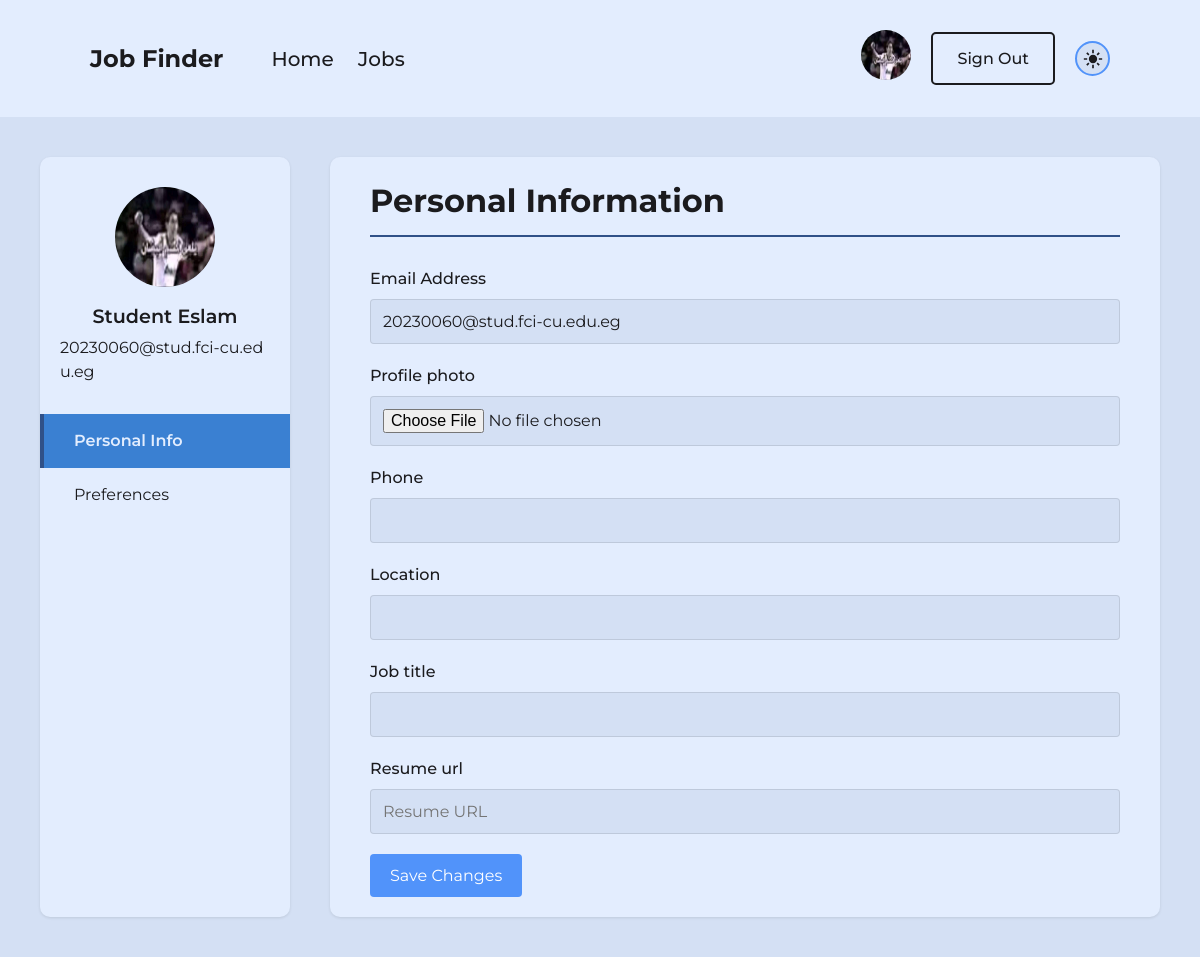
The app's page /profile/ (signed in) with its own data.
### base/models.py (models this page shows, shortened)
class User(AbstractUser):
    is_admin = models.BooleanField(default=False)
    profile_photo = models.ImageField(upload_to='photos/%y/%m/%d', blank=True, null=True)
    phone = models.CharField(max_length=15, blank=True)
    created_date = models.DateTimeField(default=datetime.now)

class UserProfile(models.Model):
    user = models.OneToOneField(User, on_delete=models.CASCADE, limit_choices_to={'is_admin': False})
    location = models.CharField(max_length=100, null=True, blank=True)
    job_title = models.CharField(max_length=50, null=True, blank=True)
    resume_url = models.URLField(max_length=200, null=True, blank=True)
    preferred_exp_level = models.CharField(max_length=15, choices=EXP_LEVEL_CHOICES, blank=True)
    preferred_work_mode = models.CharField(max_length=10, choices=WORK_MODE_CHOICES, blank=True)
    preferred_job_type = models.CharField(max_length=10, choices=JOB_TYPE_CHOICES, blank=True)
    interests = models.ManyToManyField('Interest', blank=True)

### base/views.py (the view)
# urls.py: path('profile/', views.profile, name='profile'),
@login_required
def profile(request):
    user = request.user
    if user.is_admin:
        profile = user.adminprofile
        profile_form = AdminProfileForm
    else:
        profile = user.userprofile
        profile_form = UserProfileForm
    if request.method == 'POST':
        if 'save-changes' in request.POST:
            basic_info_form = UserForm(request.POST, request.FILES, instance=user)
            profile_form = profile_form(request.POST, instance=profile)
            if basic_info_form.is_valid() and profile_form.is_valid():
                basic_info_form.save()
                profile_form.save()
                messages.success(request, 'Profile updated successfully!')
                return redirect('profile')
            messages.error(request, 'Please correct the errors below')
        elif 'save-preferences' in request.POST:
            basic_info_form = UserForm(instance=user) # No changes
            preference_form = UserPreferenceForm(request.POST, instance=profile)
            if preference_form.is_valid():
                preference_form.save()
                messages.success(request, 'Preferences saved successfully!')
                return redirect('profile')
            messages.error(request, 'Please correct the errors below ')
    else:
        basic_info_form = UserForm(instance=user)
        profile_form = profile_form(instance=profile)
        preference_form = UserPreferenceForm(instance=profile)
    context = {
        'basic_info_form': basic_info_form,
        'profile_form': profile_form,
        'preference_form': preference_form if not user.is_admin else None,
    }
    return render(request, 'profile.html', context)

### base/forms.py
class UserForm(forms.ModelForm):
    class Meta:
        model = User
        fields = ['profile_photo', 'phone']
        widgets = {
            'profile_photo': forms.FileInput(attrs={'class': 'form-control'}),
            'phone': forms.TextInput(attrs={'class': 'form-control'})
        }

class UserProfileForm(forms.ModelForm):
    class Meta:
        model = UserProfile
        fields = ['location', 'job_title', 'resume_url']
        widgets = {
            'resume_url': forms.URLInput(attrs={
                'class': 'form-control',
                'placeholder': 'Resume URL'
            })
        }

### templates/profile.html (shortened to what this page needs)
{% extends 'layout.html' %}
{% load static %}
{% block styles %}
<link rel="stylesheet" href="{% static 'css/profile.css' %}"/>
{% endblock %}
{% block content %}
<div class="container">
    <div class="container">
        <div class="sidebar">
            <div class="user-info">
                <img src=
                        "{% if user.profile_photo and user.profile_photo.url %}
                            {{ user.profile_photo.url }}
                        {% else %}
                            {% static 'assets/temp-profile.webp' %}
                        {% endif %}"
                class="avatar"
                alt="Profile photo">
                <div class="user-name">
                    {% if user.is_admin %}
                        {{ user.adminprofile.company_name }}
                    {% else %}
                        {{ user.username }}
                    {% endif %}
                </div>
                <div class="user-email">{{ user.email }}</div>
            </div>
            <ul class="nav-tabs">
                <li class="tab-link active" data-tab="personal-info">
                    {% if user.is_admin %}Company Info{% else %}Personal Info{% endif %}
                </li>
                {% if not user.is_admin %}
                <li class="tab-link" data-tab="preferences">Preferences</li>
                {% endif %}
            </ul>
        </div>
        <div class="content">
            <div id="personal-info" class="tab-content active">
                {% if user.is_admin %}
                    <h1>Company Information</h1>
                {% else %}
                    <h1>Personal Information</h1>
                {% endif %}
                <form method="POST" enctype="multipart/form-data">
                    <div class="input-group">
                        <label>Email Address</label>
                        <input type="email" value="{{ user.email }}" disabled>
                    </div>
                    {% for field in basic_info_form %}
                        <div class="input-group">
                            <label for="{{ field.label }}">{{ field.label }}</label>
                            {{field}}
                        </div>
                    {% endfor %}
                    {% for field in profile_form %}
                        <div class="input-group">
                            <label for="{{ field.label }}">{{ field.label }}</label>
                            {{field}}
                        </div>
                    {% endfor %}
                    <button class="btn" name="save-changes">Save Changes</button>
                </form>
            </div>
        </div>
</div>
{% endblock %}

### templates/nav.html (shortened to what this page needs)
    {% load static %}
    <nav class="main-nav">
        {% if request.user.is_admin %}
        <a href="{% url 'adminDashboard' %}" class="logo">Job Finder</a>
        {% else %}
        <a href="{% url 'home' %}" class="logo">Job Finder</a>
        {% endif %}
        <div class="nav-content">
            <ul class="nav-list">
                {% if request.user.is_admin %}
                <li><a href="{% url 'adminDashboard' %}">Dashboard</a></li>
                {% else %}
                <li><a href="{% url 'home' %}">Home</a></li>
                <li><a href="{% url 'jobs' %}">Jobs</a></li>
                {% endif %}
            </ul>
            {% if request.user.is_authenticated %}
                <div class="profile" id="profile-nav">
                    <a href="{% url 'profile' %}" class="profile-name">
                    <img src=
                            "{% if user.profile_photo and user.profile_photo.url %}
                                {{ user.profile_photo.url }}
                            {% else %}
                                {% static 'assets/temp-profile.webp' %}
                            {% endif %}"
                    class="profile-image"
                    alt="Profile photo">
                    </a>
                    <a class="signout-button" id="signout-button" href="{% url 'logout' %}">Sign Out</a>
                    <div class="auth-buttons">
                    <a id="theme-switch">
                    </a>
                    </div>
                </div>
            {% endif %}
        </div>
    </nav>

### static/css/style.css (style rules this page uses)
:root { --accent: #5193fa; --accent-semi-dark: #3a80d2; --accent-dark: #305188; --white_1: #e3edfe; --white_2: #d4e0f4; --white_3: #d0dbee; --white_4: #c3cdde; --white_5: #b9c2d1; --white_6: #a8b2c0; --white_7: #8f97a3; --white_8: #a8b2c0; --dark: #1b1b1e; --red: #ee5353; --reddish: #e64c4c; --dark-red: #a50202; --green: #4caf50; --greenish: #388e3c; --dark-green: #2e7d32; }
* { margin: 0; padding: 0; box-sizing: border-box; font-family: montserrat; }
body { background-color: var(--white_2); color: var(--dark); }
button { background-color: var(--white_2); color: var(--dark); }
.container { width: 100%; max-width: 1200px; margin: 0 auto; padding: 20px; }
#theme-switch { height: 35px; width: 35px; padding: 0; border-radius: 50%; background-color: var(--white_2); display: flex; justify-content: center; align-items: center; cursor: pointer; border: 2px solid var(--accent); transition: all 0.3s ease; }
#theme-switch svg { fill: var(--dark); width: 20px; height: 20px; }
nav { text-align: center; }
.main-nav { background-color: var(--white_1); color: var(--dark); padding: 30px 90px; display: flex; align-items: center; font-weight: 500; }
.main-nav .logo { font-size: 24px; font-weight: bold; color: var(--dark); margin-right: 2em; text-decoration: none; text-align: left; flex-shrink: 0; }
.nav-content { display: flex; width: 100%; align-items: center; justify-content: space-between; }
.main-nav .nav-list li { display: inline-block; margin-right: 20px; color: var(--dark); font-size: 20px; }
.main-nav .nav-list li a { color: var(--dark); text-decoration: none; transition: 0.1s; }
.main-nav .profile { display: flex; align-items: center; }
.main-nav .profile .profile-image { width: 50px; height: 50px; border-radius: 50%; margin-right: 10px; }
.auth-buttons { display: flex; align-items: center; user-select: none; }
.signout-button { background-color: transparent; color: var(--dark); font-size: 16px; padding: 0.8em 1.5em; text-decoration: none; border: 2px solid var(--dark); border-radius: 5px; margin-left: 10px; cursor: pointer; transition: 0.3s; }
#theme-switch { margin-left: 20px; }

### static/css/profile.css (style rules this page uses)
body { background-color: var(--white_2); color: var(--dark); line-height: 1.5; }
.container { display: flex; max-width: 1200px; min-height: 75vh; margin: 0 auto; background-color: var(--white_2); gap: 40px; }
.sidebar { width: 250px; background-color: var(--white_1); padding: 30px 0; box-shadow: 0 1px 3px rgba(0,0,0,0.1); border-radius: 10px; }
.user-info { display: flex; flex-direction: column; align-items: center; margin-bottom: 30px; padding: 0 20px; }
.avatar { width: 100px; height: 100px; border-radius: 50%; margin-bottom: 15px; }
.user-name { font-size: 1.2rem; font-weight: 600; margin-bottom: 5px; }
.user-email { font-size: 1rem; word-break: break-all; }
.nav-tabs { list-style: none; }
.nav-tabs li { padding: 15px 30px; cursor: pointer; border-left: 4px solid transparent; transition: all 0.3s ease; }
.nav-tabs li:hover, .nav-tabs li.active { background-color: var(--accent-semi-dark); color: var(--white_1); border-left: 4px solid var(--accent-dark); }
.nav-tabs li.active { font-weight: 600; }
.content { flex: 1; padding: 20px 40px; overflow-y: auto; background-color: var(--white_1); box-shadow: 0 1px 3px rgba(0,0,0,0.1); border-radius: 10px; }
.tab-content { display: none; }
.tab-content.active { display: block; animation: fadeIn 0.5s ease; }
h1 { margin-bottom: 30px; border-bottom: 2px solid var(--accent-dark); padding-bottom: 10px; }
.input-group { margin-bottom: 20px; }
label { display: block; margin-bottom: 8px; font-weight: 500; }
input, textarea, select { width: 100%; padding: 12px; border: 1px solid rgba(0,0,0,0.1); border-radius: 4px; font-size: 1rem; }
input, select { background-color: var(--white_2); color: var(--dark); }
.btn { background-color: var(--accent); color: white; border: none; padding: 12px 20px; border-radius: 4px; cursor: pointer; font-size: 1rem; transition: background-color 0.3s ease; }

### records on screen
User: profile_photo (picture), username "Student Eslam", email "20230060@stud.fci-cu.edu.eg"

### other values on screen
{{ field.label }} "Profile photo" "Phone"
{{ field.label }} "Location" "Job title" "Resume url"
